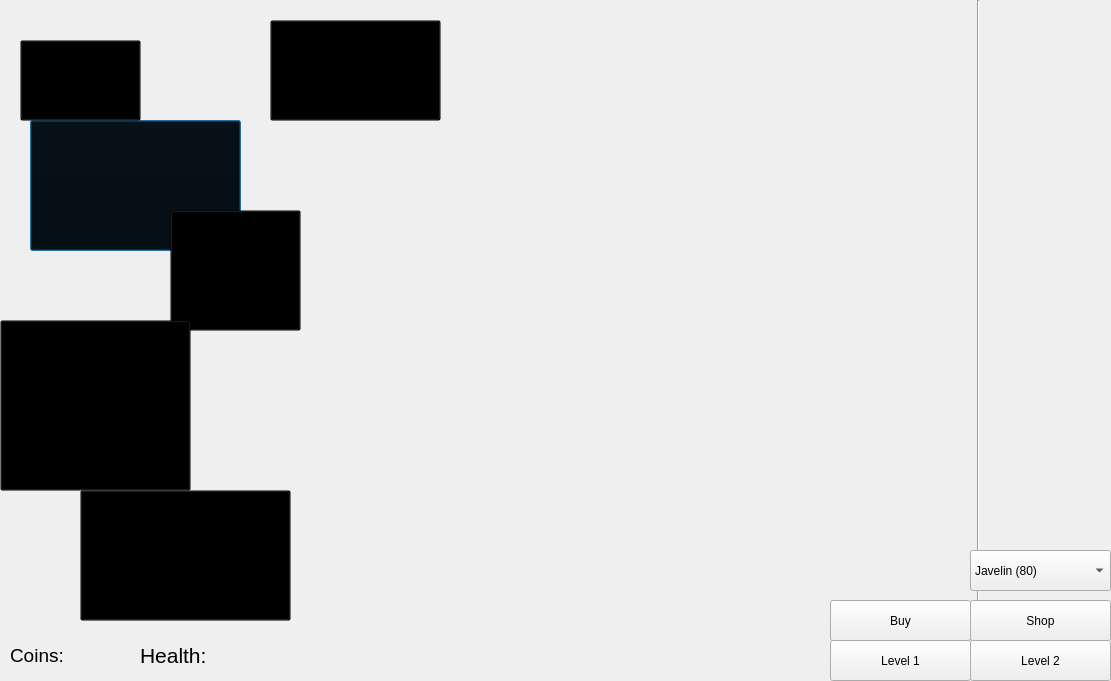
<?xml version="1.0" encoding="UTF-8"?>
<ui version="4.0">
 <class>play</class>
 <widget class="QDialog" name="play">
  <property name="geometry">
   <rect>
    <x>0</x>
    <y>0</y>
    <width>1111</width>
    <height>681</height>
   </rect>
  </property>
  <property name="cursor">
   <cursorShape>CrossCursor</cursorShape>
  </property>
  <property name="windowTitle">
   <string>Dialog</string>
  </property>
  <property name="styleSheet">
   <string notr="true">background-image: url(:/new/prefix1/C:/Users/1/Desktop/pics/background.png);</string>
  </property>
  <widget class="QPushButton" name="Rocket1">
   <property name="geometry">
    <rect>
     <x>30</x>
     <y>120</y>
     <width>211</width>
     <height>131</height>
    </rect>
   </property>
   <property name="maximumSize">
    <size>
     <width>211</width>
     <height>131</height>
    </size>
   </property>
   <property name="styleSheet">
    <string notr="true">background-color: rgba(0,0, 0, 0);
image: url(:/new/prefix1/C:/Users/1/Desktop/pics/pngwing.com (1).png);</string>
   </property>
   <property name="text">
    <string/>
   </property>
  </widget>
  <widget class="QPushButton" name="Rocket0">
   <property name="geometry">
    <rect>
     <x>270</x>
     <y>20</y>
     <width>171</width>
     <height>101</height>
    </rect>
   </property>
   <property name="cursor">
    <cursorShape>CrossCursor</cursorShape>
   </property>
   <property name="styleSheet">
    <string notr="true">background-color: rgba(0, 0, 0, 0);
image: url(:/new/prefix1/C:/Users/1/Desktop/pics/pngwing.com (1).png);</string>
   </property>
   <property name="text">
    <string/>
   </property>
  </widget>
  <widget class="QLabel" name="DestroyedRocket0">
   <property name="geometry">
    <rect>
     <x>320</x>
     <y>550</y>
     <width>201</width>
     <height>131</height>
    </rect>
   </property>
   <property name="styleSheet">
    <string notr="true">image: url(:/new/prefix1/C:/Users/1/Desktop/pics/rocketdead.png);</string>
   </property>
   <property name="text">
    <string/>
   </property>
  </widget>
  <widget class="QLabel" name="DestroyedRocket1">
   <property name="geometry">
    <rect>
     <x>280</x>
     <y>540</y>
     <width>201</width>
     <height>131</height>
    </rect>
   </property>
   <property name="cursor">
    <cursorShape>CrossCursor</cursorShape>
   </property>
   <property name="styleSheet">
    <string notr="true">image: url(:/new/prefix1/C:/Users/1/Desktop/pics/rocketdead.png);</string>
   </property>
   <property name="text">
    <string/>
   </property>
  </widget>
  <widget class="QLabel" name="DestroyedRocket2">
   <property name="geometry">
    <rect>
     <x>320</x>
     <y>540</y>
     <width>201</width>
     <height>131</height>
    </rect>
   </property>
   <property name="styleSheet">
    <string notr="true">image: url(:/new/prefix1/C:/Users/1/Desktop/pics/rocketdead.png);</string>
   </property>
   <property name="text">
    <string/>
   </property>
  </widget>
  <widget class="QLabel" name="DestroyedRocket3">
   <property name="geometry">
    <rect>
     <x>320</x>
     <y>540</y>
     <width>201</width>
     <height>131</height>
    </rect>
   </property>
   <property name="styleSheet">
    <string notr="true">image: url(:/new/prefix1/C:/Users/1/Desktop/pics/rocketdead.png);</string>
   </property>
   <property name="text">
    <string/>
   </property>
  </widget>
  <widget class="QLabel" name="DestroyedRocket4">
   <property name="geometry">
    <rect>
     <x>290</x>
     <y>530</y>
     <width>201</width>
     <height>131</height>
    </rect>
   </property>
   <property name="styleSheet">
    <string notr="true">image: url(:/new/prefix1/C:/Users/1/Desktop/pics/rocketdead.png);</string>
   </property>
   <property name="text">
    <string/>
   </property>
  </widget>
  <widget class="QLabel" name="DestroyedRocket5">
   <property name="geometry">
    <rect>
     <x>310</x>
     <y>530</y>
     <width>201</width>
     <height>131</height>
    </rect>
   </property>
   <property name="styleSheet">
    <string notr="true">image: url(:/new/prefix1/C:/Users/1/Desktop/pics/rocketdead.png);</string>
   </property>
   <property name="text">
    <string/>
   </property>
  </widget>
  <widget class="QLabel" name="label">
   <property name="geometry">
    <rect>
     <x>10</x>
     <y>640</y>
     <width>131</width>
     <height>31</height>
    </rect>
   </property>
   <property name="font">
    <font>
     <pointsize>14</pointsize>
    </font>
   </property>
   <property name="text">
    <string>Coins:</string>
   </property>
  </widget>
  <widget class="QPushButton" name="Tank2">
   <property name="geometry">
    <rect>
     <x>170</x>
     <y>210</y>
     <width>131</width>
     <height>121</height>
    </rect>
   </property>
   <property name="maximumSize">
    <size>
     <width>131</width>
     <height>121</height>
    </size>
   </property>
   <property name="styleSheet">
    <string notr="true">image: url(:/new/prefix1/C:/Users/1/Desktop/pics/pngwing.com (3).png);
background-color: rgba(0,0, 0, 0);</string>
   </property>
   <property name="text">
    <string/>
   </property>
  </widget>
  <widget class="QPushButton" name="Tank3">
   <property name="geometry">
    <rect>
     <x>20</x>
     <y>40</y>
     <width>121</width>
     <height>81</height>
    </rect>
   </property>
   <property name="styleSheet">
    <string notr="true">image: url(:/new/prefix1/C:/Users/1/Desktop/pics/pngwing.com (3).png);
background-color: rgba(0,0, 0, 0);</string>
   </property>
   <property name="text">
    <string/>
   </property>
  </widget>
  <widget class="QPushButton" name="Tank0">
   <property name="geometry">
    <rect>
     <x>0</x>
     <y>320</y>
     <width>191</width>
     <height>171</height>
    </rect>
   </property>
   <property name="maximumSize">
    <size>
     <width>191</width>
     <height>171</height>
    </size>
   </property>
   <property name="styleSheet">
    <string notr="true">background-color: rgba(0,0, 0, 0);
image: url(:/new/prefix1/C:/Users/1/Desktop/pics/pngwing.com (3).png);</string>
   </property>
   <property name="text">
    <string/>
   </property>
  </widget>
  <widget class="QPushButton" name="Tank1">
   <property name="geometry">
    <rect>
     <x>80</x>
     <y>490</y>
     <width>211</width>
     <height>131</height>
    </rect>
   </property>
   <property name="maximumSize">
    <size>
     <width>211</width>
     <height>131</height>
    </size>
   </property>
   <property name="styleSheet">
    <string notr="true">background-color: rgba(0,0, 0, 0);
image: url(:/new/prefix1/C:/Users/1/Desktop/pics/pngwing.com (3).png);</string>
   </property>
   <property name="text">
    <string/>
   </property>
  </widget>
  <widget class="QLabel" name="DestroyedTank2">
   <property name="geometry">
    <rect>
     <x>550</x>
     <y>530</y>
     <width>201</width>
     <height>131</height>
    </rect>
   </property>
   <property name="styleSheet">
    <string notr="true">image: url(:/new/prefix1/C:/Users/1/Desktop/pics/tankdead.png);</string>
   </property>
   <property name="text">
    <string/>
   </property>
  </widget>
  <widget class="QLabel" name="DestroyedTank4">
   <property name="geometry">
    <rect>
     <x>570</x>
     <y>520</y>
     <width>201</width>
     <height>131</height>
    </rect>
   </property>
   <property name="styleSheet">
    <string notr="true">image: url(:/new/prefix1/C:/Users/1/Desktop/pics/tankdead.png);</string>
   </property>
   <property name="text">
    <string/>
   </property>
  </widget>
  <widget class="QLabel" name="DestroyedTank3">
   <property name="geometry">
    <rect>
     <x>570</x>
     <y>520</y>
     <width>201</width>
     <height>131</height>
    </rect>
   </property>
   <property name="styleSheet">
    <string notr="true">image: url(:/new/prefix1/C:/Users/1/Desktop/pics/tankdead.png);</string>
   </property>
   <property name="text">
    <string/>
   </property>
  </widget>
  <widget class="QLabel" name="DestroyedTank5">
   <property name="geometry">
    <rect>
     <x>560</x>
     <y>520</y>
     <width>201</width>
     <height>131</height>
    </rect>
   </property>
   <property name="styleSheet">
    <string notr="true">image: url(:/new/prefix1/C:/Users/1/Desktop/pics/tankdead.png);</string>
   </property>
   <property name="text">
    <string/>
   </property>
  </widget>
  <widget class="QLabel" name="DestroyedTank0">
   <property name="geometry">
    <rect>
     <x>560</x>
     <y>530</y>
     <width>201</width>
     <height>131</height>
    </rect>
   </property>
   <property name="styleSheet">
    <string notr="true">
image: url(:/new/prefix1/C:/Users/1/Desktop/pics/tankdead.png);</string>
   </property>
   <property name="text">
    <string/>
   </property>
  </widget>
  <widget class="QLabel" name="DestroyedTank1">
   <property name="geometry">
    <rect>
     <x>560</x>
     <y>530</y>
     <width>201</width>
     <height>131</height>
    </rect>
   </property>
   <property name="styleSheet">
    <string notr="true">image: url(:/new/prefix1/C:/Users/1/Desktop/pics/tankdead.png);</string>
   </property>
   <property name="text">
    <string/>
   </property>
  </widget>
  <widget class="QPushButton" name="pushButton">
   <property name="geometry">
    <rect>
     <x>970</x>
     <y>640</y>
     <width>141</width>
     <height>41</height>
    </rect>
   </property>
   <property name="text">
    <string>Level 2</string>
   </property>
  </widget>
  <widget class="QPushButton" name="pushButton_2">
   <property name="geometry">
    <rect>
     <x>830</x>
     <y>640</y>
     <width>141</width>
     <height>41</height>
    </rect>
   </property>
   <property name="text">
    <string>Level 1</string>
   </property>
  </widget>
  <widget class="QPushButton" name="pushButton_3">
   <property name="geometry">
    <rect>
     <x>970</x>
     <y>600</y>
     <width>141</width>
     <height>41</height>
    </rect>
   </property>
   <property name="text">
    <string>Shop</string>
   </property>
  </widget>
  <widget class="QComboBox" name="comboBox">
   <property name="geometry">
    <rect>
     <x>970</x>
     <y>550</y>
     <width>141</width>
     <height>41</height>
    </rect>
   </property>
   <item>
    <property name="text">
     <string>Javelin (80)</string>
    </property>
   </item>
   <item>
    <property name="text">
     <string>NLAW(60)</string>
    </property>
   </item>
  </widget>
  <widget class="QPushButton" name="pushButton_4">
   <property name="geometry">
    <rect>
     <x>830</x>
     <y>600</y>
     <width>141</width>
     <height>41</height>
    </rect>
   </property>
   <property name="text">
    <string>Buy</string>
   </property>
  </widget>
  <widget class="QLabel" name="label2">
   <property name="geometry">
    <rect>
     <x>140</x>
     <y>630</y>
     <width>121</width>
     <height>51</height>
    </rect>
   </property>
   <property name="font">
    <font>
     <pointsize>16</pointsize>
    </font>
   </property>
   <property name="text">
    <string>Health:</string>
   </property>
  </widget>
  <widget class="Line" name="line">
   <property name="geometry">
    <rect>
     <x>970</x>
     <y>0</y>
     <width>16</width>
     <height>651</height>
    </rect>
   </property>
   <property name="styleSheet">
    <string notr="true">
color: rgb(255, 0, 4);</string>
   </property>
   <property name="orientation">
    <enum>Qt::Vertical</enum>
   </property>
  </widget>
  <zorder>line</zorder>
  <zorder>DestroyedRocket2</zorder>
  <zorder>DestroyedRocket3</zorder>
  <zorder>DestroyedRocket4</zorder>
  <zorder>DestroyedRocket5</zorder>
  <zorder>DestroyedTank4</zorder>
  <zorder>DestroyedTank3</zorder>
  <zorder>DestroyedTank5</zorder>
  <zorder>DestroyedTank0</zorder>
  <zorder>DestroyedTank1</zorder>
  <zorder>Rocket1</zorder>
  <zorder>Rocket0</zorder>
  <zorder>DestroyedRocket0</zorder>
  <zorder>DestroyedRocket1</zorder>
  <zorder>label</zorder>
  <zorder>Tank2</zorder>
  <zorder>Tank3</zorder>
  <zorder>Tank0</zorder>
  <zorder>Tank1</zorder>
  <zorder>pushButton</zorder>
  <zorder>pushButton_2</zorder>
  <zorder>DestroyedTank2</zorder>
  <zorder>pushButton_3</zorder>
  <zorder>comboBox</zorder>
  <zorder>pushButton_4</zorder>
  <zorder>label2</zorder>
 </widget>
 <resources/>
 <connections/>
</ui>
